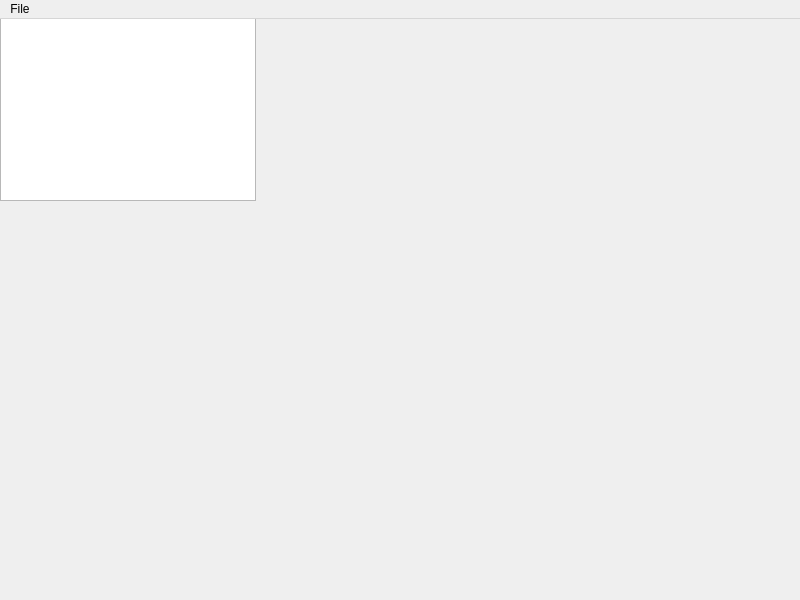
<?xml version="1.0" encoding="UTF-8"?>
<ui version="4.0">
 <class>MainWindow</class>
 <widget class="QMainWindow" name="MainWindow">
  <property name="geometry">
   <rect>
    <x>0</x>
    <y>0</y>
    <width>800</width>
    <height>600</height>
   </rect>
  </property>
  <property name="windowTitle">
   <string>MainWindow</string>
  </property>
  <widget class="QWidget" name="centralwidget">
   <property name="font">
    <font>
     <family>MS Shell Dlg 2</family>
    </font>
   </property>
   <property name="cursor">
    <cursorShape>ArrowCursor</cursorShape>
   </property>
   <property name="autoFillBackground">
    <bool>false</bool>
   </property>
   <property name="styleSheet">
    <string notr="true"/>
   </property>
   <widget class="QGraphicsView" name="graphicsView">
    <property name="geometry">
     <rect>
      <x>0</x>
      <y>-10</y>
      <width>256</width>
      <height>192</height>
     </rect>
    </property>
    <property name="cursor" stdset="0">
     <cursorShape>PointingHandCursor</cursorShape>
    </property>
    <property name="styleSheet">
     <string notr="true"/>
    </property>
   </widget>
  </widget>
  <widget class="QMenuBar" name="menubar">
   <property name="geometry">
    <rect>
     <x>0</x>
     <y>0</y>
     <width>800</width>
     <height>25</height>
    </rect>
   </property>
   <widget class="QMenu" name="menuFile">
    <property name="title">
     <string>File</string>
    </property>
    <addaction name="actionNew_fmap"/>
    <addaction name="actionOpen_map"/>
    <addaction name="actionSave_map"/>
    <addaction name="separator"/>
    <addaction name="actionQuit"/>
   </widget>
   <addaction name="menuFile"/>
  </widget>
  <action name="actionNew_fmap">
   <property name="text">
    <string>New map</string>
   </property>
   <property name="shortcut">
    <string>Ctrl+N</string>
   </property>
  </action>
  <action name="actionOpen_map">
   <property name="text">
    <string>Open map</string>
   </property>
   <property name="shortcut">
    <string>Ctrl+O</string>
   </property>
  </action>
  <action name="actionSave_map">
   <property name="text">
    <string>Save map</string>
   </property>
   <property name="shortcut">
    <string>Ctrl+S</string>
   </property>
  </action>
  <action name="actionQuit">
   <property name="text">
    <string>Quit</string>
   </property>
  </action>
 </widget>
 <resources/>
 <connections/>
</ui>
